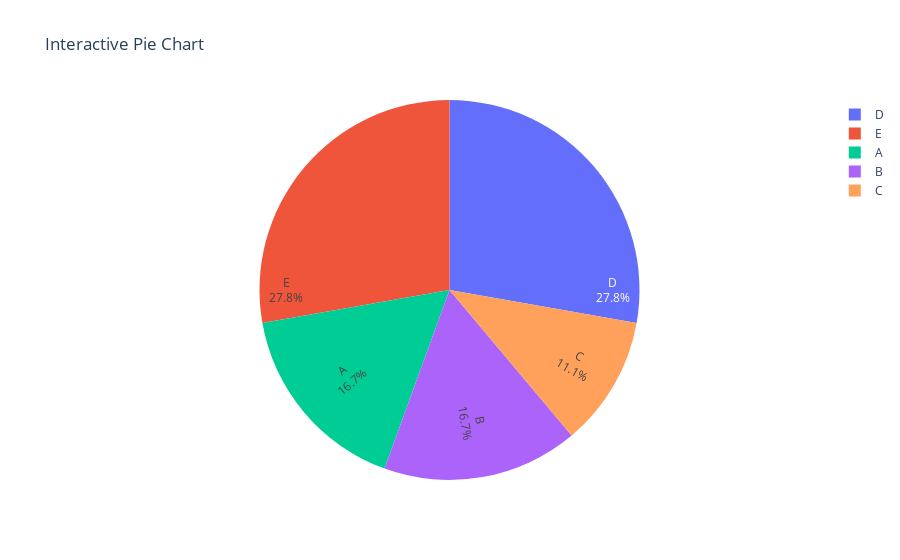

The notebook cell this image was saved under:
### Markdown cell above
21. Using Plotly, create an interactive pie chart of randomly generated data, add labels and percentages, set 
the title as 'Interactive Pie Chart'.

### Code cell
import plotly.graph_objects as go
import numpy as np

# Generate random data
values = np.random.randint(1, 10, size=5)
labels = ['A', 'B', 'C', 'D', 'E']

fig = go.Figure(data=[go.Pie(labels=labels, values=values)])

fig.update_traces(textinfo='label+percent', insidetextorientation='radial')

fig.update_layout(
    title="Interactive Pie Chart"
)

fig.show()

### Figure 1 — Plotly figure (JSON) as saved in the notebook; plotly's stock layout.template omitted (floating-point values rounded to 4 significant figures)
{"data": [{"insidetextorientation": "radial", "labels": ["A", "B", "C", "D", "E"], "textinfo": "label+percent", "type": "pie", "values": [3, 3, 2, 5, 5]}], "layout": {"autosize": true, "title": {"text": "Interactive Pie Chart"}}}
